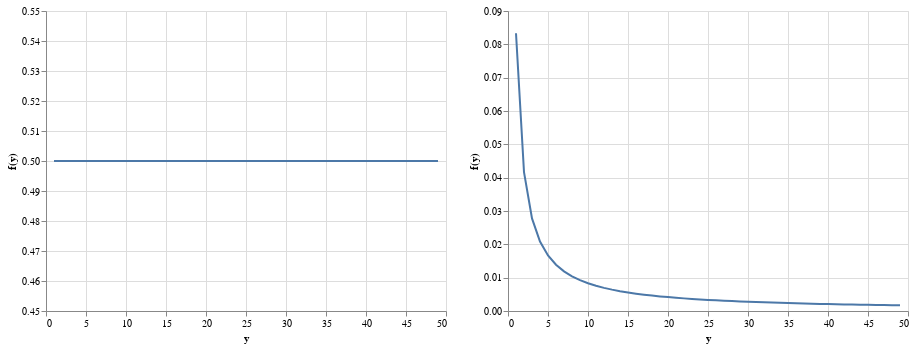

This figure's notebook cell:
### Code cell
EXn_bar_chart = alt.Chart(EXn_bar_data).mark_line().encode(
        x=alt.X('x', axis=alt.Axis( title='y')),
        y=alt.Y('y', axis=alt.Axis(title='f(y)'), scale=alt.Scale(
            domain=(0.45, 0.55),
            clamp=True
        )),
    )
    

VXn_bar_chart = alt.Chart(VXn_bar_data).mark_line().encode(
        x=alt.X('x', axis=alt.Axis( title='y')),
        y=alt.Y('y', axis=alt.Axis(title='f(y)')),
    )

EXn_bar_chart | VXn_bar_chart

### Figure 1 — Vega-Lite specification as saved in the notebook (floating-point values rounded to 4 significant figures)
{"config": {"view": {"continuousWidth": 400, "continuousHeight": 300}}, "hconcat": [{"data": {"name": "data-e393f3fcf032490a8ac771cd09525984"}, "mark": "line", "encoding": {"x": {"type": "quantitative", "axis": {"title": "y"}, "field": "x"}, "y": {"type": "quantitative", "axis": {"title": "f(y)"}, "field": "y", "scale": {"clamp": true, "domain": [0.45, 0.55]}}}}, {"data": {"name": "data-b8c8cd9fe1853183b3fdc06f803a67c0"}, "mark": "line", "encoding": {"x": {"type": "quantitative", "axis": {"title": "y"}, "field": "x"}, "y": {"type": "quantitative", "axis": {"title": "f(y)"}, "field": "y"}}}], "$schema": "https://vega.github.io/schema/vega-lite/v4.8.1.json", "datasets": {"data-e393f3fcf032490a8ac771cd09525984": [{"x": 1, "y": 0.5}, {"x": 2, "y": 0.5}, {"x": 3, "y": 0.5}, {"x": 4, "y": 0.5}, {"x": 5, "y": 0.5}, {"x": 6, "y": 0.5}, {"x": 7, "y": 0.5}, {"x": 8, "y": 0.5}, {"x": 9, "y": 0.5}, {"x": 10, "y": 0.5}, {"x": 11, "y": 0.5}, {"x": 12, "y": 0.5}, {"x": 13, "y": 0.5}, {"x": 14, "y": 0.5}, {"x": 15, "y": 0.5}, {"x": 16, "y": 0.5}, {"x": 17, "y": 0.5}, {"x": 18, "y": 0.5}, {"x": 19, "y": 0.5}, {"x": 20, "y": 0.5}, {"x": 21, "y": 0.5}, {"x": 22, "y": 0.5}, {"x": 23, "y": 0.5}, {"x": 24, "y": 0.5}, {"x": 25, "y": 0.5}, {"x": 26, "y": 0.5}, {"x": 27, "y": 0.5}, {"x": 28, "y": 0.5}, {"x": 29, "y": 0.5}, {"x": 30, "y": 0.5}, {"x": 31, "y": 0.5}, {"x": 32, "y": 0.5}, {"x": 33, "y": 0.5}, {"x": 34, "y": 0.5}, {"x": 35, "y": 0.5}, {"x": 36, "y": 0.5}, {"x": 37, "y": 0.5}, {"x": 38, "y": 0.5}, {"x": 39, "y": 0.5}, {"x": 40, "y": 0.5}, {"x": 41, "y": 0.5}, {"x": 42, "y": 0.5}, {"x": 43, "y": 0.5}, {"x": 44, "y": 0.5}, {"x": 45, "y": 0.5}, {"x": 46, "y": 0.5}, {"x": 47, "y": 0.5}, {"x": 48, "y": 0.5}, {"x": 49, "y": 0.5}], "data-b8c8cd9fe1853183b3fdc06f803a67c0": [{"x": 1, "y": 0.08333}, {"x": 2, "y": 0.04167}, {"x": 3, "y": 0.02778}, {"x": 4, "y": 0.02083}, {"x": 5, "y": 0.01667}, {"x": 6, "y": 0.01389}, {"x": 7, "y": 0.0119}, {"x": 8, "y": 0.01042}, {"x": 9, "y": 0.009259}, {"x": 10, "y": 0.008333}, {"x": 11, "y": 0.007576}, {"x": 12, "y": 0.006944}, {"x": 13, "y": 0.00641}, {"x": 14, "y": 0.005952}, {"x": 15, "y": 0.005556}, {"x": 16, "y": 0.005208}, {"x": 17, "y": 0.004902}, {"x": 18, "y": 0.00463}, {"x": 19, "y": 0.004386}, {"x": 20, "y": 0.004167}, {"x": 21, "y": 0.003968}, {"x": 22, "y": 0.003788}, {"x": 23, "y": 0.003623}, {"x": 24, "y": 0.003472}, {"x": 25, "y": 0.003333}, {"x": 26, "y": 0.003205}, {"x": 27, "y": 0.003086}, {"x": 28, "y": 0.002976}, {"x": 29, "y": 0.002874}, {"x": 30, "y": 0.002778}, {"x": 31, "y": 0.002688}, {"x": 32, "y": 0.002604}, {"x": 33, "y": 0.002525}, {"x": 34, "y": 0.002451}, {"x": 35, "y": 0.002381}, {"x": 36, "y": 0.002315}, {"x": 37, "y": 0.002252}, {"x": 38, "y": 0.002193}, {"x": 39, "y": 0.002137}, {"x": 40, "y": 0.002083}, {"x": 41, "y": 0.002033}, {"x": 42, "y": 0.001984}, {"x": 43, "y": 0.001938}, {"x": 44, "y": 0.001894}, {"x": 45, "y": 0.001852}, {"x": 46, "y": 0.001812}, {"x": 47, "y": 0.001773}, {"x": 48, "y": 0.001736}, {"x": 49, "y": 0.001701}]}}
